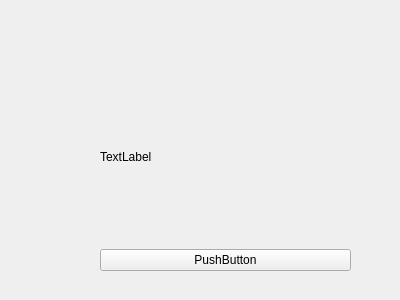
<?xml version="1.0" encoding="UTF-8"?>
<ui version="4.0">
 <class>Form</class>
 <widget class="QWidget" name="Form">
  <property name="geometry">
   <rect>
    <x>0</x>
    <y>0</y>
    <width>400</width>
    <height>300</height>
   </rect>
  </property>
  <property name="windowTitle">
   <string>Form</string>
  </property>
  <widget class="laptopitem" name="widget" native="true">
   <property name="geometry">
    <rect>
     <x>100</x>
     <y>70</y>
     <width>251</width>
     <height>201</height>
    </rect>
   </property>
   <layout class="QVBoxLayout" name="verticalLayout_2">
    <item>
     <layout class="QVBoxLayout" name="verticalLayout">
      <item>
       <widget class="QLabel" name="label_2">
        <property name="text">
         <string>TextLabel</string>
        </property>
       </widget>
      </item>
      <item>
       <widget class="QPushButton" name="pushButton">
        <property name="text">
         <string>PushButton</string>
        </property>
       </widget>
      </item>
     </layout>
    </item>
   </layout>
  </widget>
 </widget>
 <customwidgets>
  <customwidget>
   <class>laptopitem</class>
   <extends>QWidget</extends>
   <header>laptopitem.h</header>
   <container>1</container>
  </customwidget>
 </customwidgets>
 <resources/>
 <connections/>
</ui>
